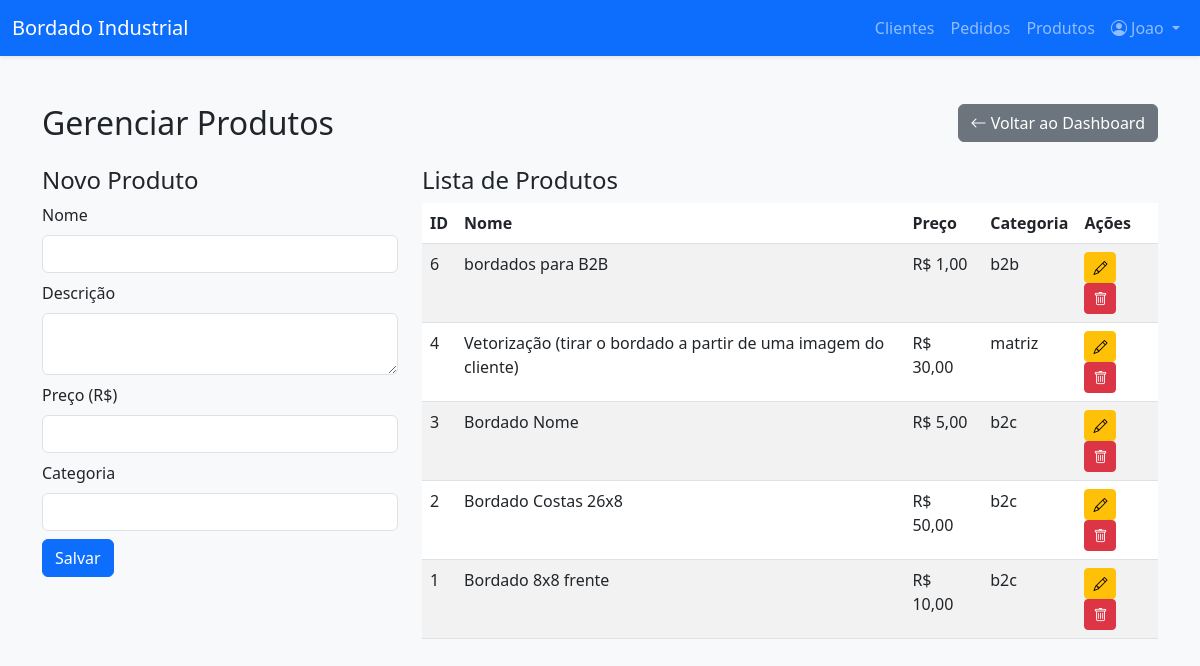
/listar.php (signed in), run on the app's committed database.
### tables this page shows
CREATE TABLE `produtos` (
  `id` int NOT NULL AUTO_INCREMENT,
  `nome` varchar(100) NOT NULL,
  `descricao` text NOT NULL,
  `preco` decimal(10,2) NOT NULL DEFAULT '0.00',
  `imagem` varchar(255) DEFAULT NULL,
  `categoria` varchar(50) NOT NULL,
  `criado_em` datetime NOT NULL DEFAULT CURRENT_TIMESTAMP,
  PRIMARY KEY (`id`)
);

### listar.php (the view, shortened to what this page needs)
<?php
require_once 'bootstrap.php';
$produtos_result = $conn->query("SELECT * FROM produtos ORDER BY id DESC");
$produtoEdit = null;
?>
<!DOCTYPE html>
<html lang="pt-br">
<head>
    <link href="https://cdn.jsdelivr.net/npm/bootstrap@5.3.0/dist/css/bootstrap.min.css" rel="stylesheet">
    <link rel="stylesheet" href="https://cdn.jsdelivr.net/npm/bootstrap-icons@1.10.5/font/bootstrap-icons.css">
</head>
<body class="bg-light">
<?php include 'partials/navbar.php'; ?>
<div class="container mt-5">
    <div class="d-flex justify-content-between align-items-center mb-4">
        <h2 class="mb-0">Gerenciar Produtos</h2>
        <a href="dashboard.php" class="btn btn-secondary"><i class="bi bi-arrow-left"></i> Voltar ao Dashboard</a>
    </div>
    <div class="row">
        <div class="col-md-4">
            <h4><?php echo $produtoEdit ? 'Editar Produto' : 'Novo Produto'; ?></h4>
            <form method="POST" action="?acao=<?php echo $produtoEdit ? 'edit&id=' . $produtoEdit['id'] : 'add'; ?>">
                <div class="mb-2">
                    <label for="nome" class="form-label">Nome</label>
                    <input type="text" class="form-control" id="nome" name="nome" required value="<?php echo htmlspecialchars($produtoEdit['nome'] ?? ''); ?>">
                </div>
                <div class="mb-2">
                    <label for="descricao" class="form-label">Descrição</label>
                    <textarea class="form-control" id="descricao" name="descricao" required><?php echo htmlspecialchars($produtoEdit['descricao'] ?? ''); ?></textarea>
                </div>
                <div class="mb-2">
                    <label for="preco" class="form-label">Preço (R$)</label>
                    <input type="number" step="0.01" class="form-control" id="preco" name="preco" required value="<?php echo htmlspecialchars($produtoEdit['preco'] ?? ''); ?>">
                </div>
                <div class="mb-2">
                    <label for="categoria" class="form-label">Categoria</label>
                    <input type="text" class="form-control" id="categoria" name="categoria" required value="<?php echo htmlspecialchars($produtoEdit['categoria'] ?? ''); ?>">
                </div>
                <button type="submit" class="btn btn-primary">Salvar</button>
            </form>
        </div>
        <div class="col-md-8">
            <h4>Lista de Produtos</h4>
            <table class="table table-striped table-hover">
                <thead><tr><th>ID</th><th>Nome</th><th>Preço</th><th>Categoria</th><th>Ações</th></tr></thead>
                <tbody>
                <?php while ($p = $produtos_result->fetch_assoc()): ?>
                    <tr>
                        <td><?php echo $p['id']; ?></td>
                        <td><?php echo htmlspecialchars($p['nome']); ?></td>
                        <td>R$ <?php echo number_format($p['preco'], 2, ',', '.'); ?></td>
                        <td><?php echo htmlspecialchars($p['categoria']); ?></td>
                        <td>
                            <a href="?acao=edit&id=<?php echo $p['id']; ?>" class="btn btn-sm btn-warning"><i class="bi bi-pencil"></i></a>
                            <a href="?acao=del&id=<?php echo $p['id']; ?>" class="btn btn-sm btn-danger" onclick="return confirm('Tem certeza?')"><i class="bi bi-trash"></i></a>
                        </td>
                    </tr>
                <?php endwhile; ?>
                </tbody>
            </table>
        </div>
    </div>
</div>
</body>
</html>

### data on the page
produtos: id "6", nome "bordados para B2B", preco "1,00", categoria "b2b"
produtos: id "4", nome "Vetorização (tirar o bordado a partir de uma imagem do cliente)", preco "30,00", categoria "matriz"
produtos: id "3", nome "Bordado Nome", preco "5,00", categoria "b2c"
produtos: id "2", nome "Bordado Costas 26x8", preco "50,00", categoria "b2c"
produtos: id "1", nome "Bordado 8x8 frente", preco "10,00", categoria "b2c"

### other printed values
$_SESSION['usuario'] "Joao"
